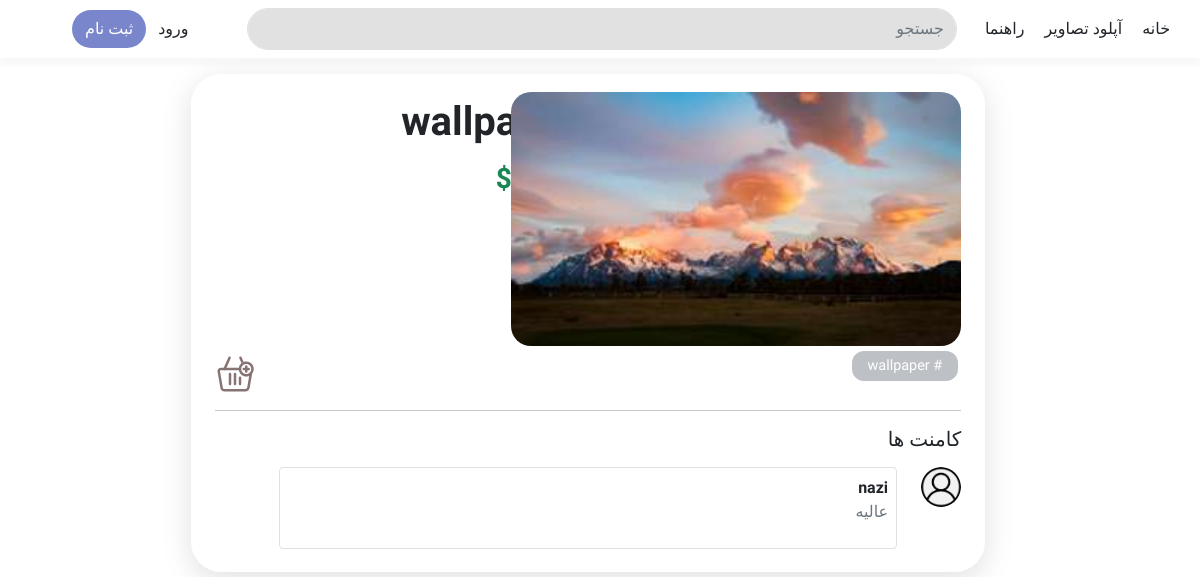
The page /image/16/ on the database its author committed.
### images/models.py (models this page shows, shortened)
class Image(models.Model):
    title = models.CharField(max_length=200)
    image = models.ImageField(upload_to='images/')
    description = models.TextField(blank=True)
    created_at = models.DateTimeField(auto_now_add=True)
    user = models.ForeignKey(User, related_name='images', on_delete=models.CASCADE)
    price = models.DecimalField(max_digits=10, decimal_places=2, null=True, blank=True)
    categories = models.ManyToManyField(Category, blank=True, related_name='images')
    low_quality_image = models.ImageField(upload_to='images/low_quality/', blank=True, null=True)

class Category(models.Model):
    name = models.CharField(max_length=255, unique=True)

class Comment(models.Model):
    image = models.ForeignKey(Image, related_name='comments', on_delete=models.CASCADE)
    user = models.ForeignKey(User, on_delete=models.CASCADE)
    text = models.TextField()
    created_at = models.DateTimeField(auto_now_add=True)

### images/views.py (the view)
# urls.py: path('image/<int:id>/', views.image_detail, name='image_detail'),
def image_detail(request, id):
    image = get_object_or_404(Image, id=id)
    categories = image.categories.all()
    if request.method == 'POST' and 'like' in request.POST:
        Like.objects.get_or_create(image=image, user=request.user)
        return redirect('image_detail', id=image.id)
    if request.method == 'POST' and 'comment' in request.POST:
        comment_form = CommentForm(request.POST)
        if comment_form.is_valid():
            comment = comment_form.save(commit=False)
            comment.image = image
            comment.user = request.user
            comment.save()
            return redirect('image_detail', id=image.id)
    else:
        comment_form = CommentForm()
    return render(request, 'images/image_detail.html', {'image': image, 'comment_form': comment_form, 'categories': categories})

### images/forms.py
class CommentForm(forms.ModelForm):
    class Meta:
        model = Comment
        fields = ['text']
        labels = {
            'text': 'نظر شما',  # متن دلخواه برای لیبل
        }
        widgets = {
            'text': forms.Textarea(attrs={'class': 'form-control'}),
        }

### images/templates/images/image_detail.html (shortened to what this page needs)
{% extends "base.html" %}
{% block content %}
{% load static %}
<div class="col-md-2"></div>
<div class="col-md-8 pt-2 pb-2 row pin-detail-container">
    <div class="col-md-6" style="display: flex; justify-content: space-between; flex-direction: column;">
        <div>
        <h1 class="mt-3 rtl-text"><b>{{ image.title }}</b></h1>
        <h3 class="mt-3 text-success rtl-text"><b>${{ image.price|floatformat:0 }}</b></h3>
        <div class="mt-3">
            {% if user.is_authenticated %}
            <form method="post" style="display: flex; flex-direction: row-reverse;">
                {% csrf_token %}
                <span>{{ image.likes.count }}</span>
                <button type="submit" name="like" style="background: white; border: 0;">
                    <img src="{% static 'like-icon-2048x1676-wjkvm94s.png' %}" width="30" >
                </button>
                {% else %}
                <div style="display: flex; flex-direction: row-reverse;">
                    <span>{{ image.likes.count }}</span>
                </div>
                {% endif %}
        </div>
        </div>
        {% if user.is_authenticated %}
            <form action="{% url 'add_to_cart' image.id %}" method="post" class="addtocart">
                {% csrf_token %}
                <a href="{% url 'add_to_cart' image.id %}"><svg width="40px" height="40px" viewBox="0 0 32 32" id="svg5" version="1.1" xmlns="http://www.w3.org/2000/svg" xmlns:svg="http://www.w3.org/2000/svg" fill="#000000"><g id="SVGRepo_bgCarrier" stroke-width="0"></g><g id="SVGRepo_tracerCarrier" stroke-linecap="round" stroke-linejoin="round"></g><g id="SVGRepo_iconCarrier"> <defs id="defs2"></defs> <g id="layer1" transform="translate(-12,-244)"> <path d="m 37,250.00586 c -2.960901,0 -5.434401,2.17093 -5.914062,5 H 16.628906 c -1.625268,0 -2.862846,1.51426 -2.58789,3.10156 l 2.27539,13.13672 c 0.278528,1.60786 1.699779,2.76172 3.3125,2.76172 h 16.767578 c 1.61436,0 3.012976,-1.16097 3.310547,-2.74805 a 1.0001,1.0001 0 0 0 0.002,-0.0137 l 1.998,-11.52731 C 42.515917,258.69406 43,257.40433 43,256.00586 c 0,-3.30186 -2.698143,-6 -6,-6 z m 0,2 c 2.220979,0 4,1.77902 4,4 0,2.22098 -1.779021,4 -4,4 -2.220979,0 -4,-1.77902 -4,-4 0,-2.22098 1.779021,-4 4,-4 z m -20.371094,5 h 14.457032 c 0.479661,2.82907 2.953161,5 5.914062,5 0.839976,0 1.639835,-0.17549 2.367188,-0.49024 l -1.625,9.375 c -0.122524,0.65348 -0.680468,1.11524 -1.345704,1.11524 H 19.628906 c -0.666872,0 -1.233178,-0.46327 -1.34375,-1.10156 l -2.27539,-13.13672 c -0.07374,-0.42572 0.201415,-0.76172 0.61914,-0.76172 z" id="path43283" style="color:#877373;fill:#877373;fill-rule:evenodd;stroke-linecap:round;stroke-linejoin:round;stroke-miterlimit:4.1;-inkscape-stroke:none"></path> <path d="m 23.304687,246.07227 a 1,1 0 0 0 -0.55664,0.52734 l -4,9 a 1,1 0 0 0 0.507812,1.32031 1,1 0 0 0 1.320313,-0.50781 l 4,-9 a 1,1 0 0 0 -0.507813,-1.32031 1,1 0 0 0 -0.763672,-0.0195 z" id="path43285" style="color:#877373;fill:#877373;fill-rule:evenodd;stroke-linecap:round;stroke-linejoin:round;stroke-miterlimit:4.1;-inkscape-stroke:none"></path> <path d="m 32.466797,246.01172 c -0.174002,-0.0184 -0.349776,0.009 -0.509766,0.0801 -0.50494,0.22425 -0.73234,0.81549 -0.507812,1.32031 l 1.759765,3.95898 c 0.516981,-0.42442 1.103473,-0.76593 1.742188,-1 l -1.675781,-3.77148 c -0.107652,-0.24238 -0.307179,-0.43207 -0.554688,-0.52734 -0.08163,-0.0312 -0.166989,-0.0515 -0.253906,-0.0606 z" id="path43287" style="color:#877373;fill:#877373;fill-rule:evenodd;stroke-linecap:round;stroke-linejoin:round;stroke-miterlimit:4.1;-inkscape-stroke:none"></path> <path d="m 28,259.00586 a 1,1 0 0 0 -1,1 v 8 a 1,1 0 0 0 1,1 1,1 0 0 0 1,-1 v -8 a 1,1 0 0 0 -1,-1 z" id="path43289" style="color:#877373;fill:#877373;fill-rule:evenodd;stroke-linecap:round;stroke-linejoin:round;stroke-miterlimit:4.1;-inkscape-stroke:none"></path> <path d="m 24,259.00586 a 1,1 0 0 0 -1,1 v 8 a 1,1 0 0 0 1,1 1,1 0 0 0 1,-1 v -8 a 1,1 0 0 0 -1,-1 z" id="path43291" style="color:#877373;fill:#877373;fill-rule:evenodd;stroke-linecap:round;stroke-linejoin:round;stroke-miterlimit:4.1;-inkscape-stroke:none"></path> <path d="m 32,262.00586 a 1,1 0 0 0 -1,1 v 5 a 1,1 0 0 0 1,1 1,1 0 0 0 1,-1 v -5 a 1,1 0 0 0 -1,-1 z" id="path43293" style="color:#877373;fill:#877373;fill-rule:evenodd;stroke-linecap:round;stroke-linejoin:round;stroke-miterlimit:4.1;-inkscape-stroke:none"></path> <path d="m 37,253.00586 a 1,1 0 0 0 -1,1 v 1 h -1 a 1,1 0 0 0 -1,1 1,1 0 0 0 1,1 h 1 v 1 a 1,1 0 0 0 1,1 1,1 0 0 0 1,-1 v -1 h 1 a 1,1 0 0 0 1,-1 1,1 0 0 0 -1,-1 h -1 v -1 a 1,1 0 0 0 -1,-1 z" id="path43297" style="color:#877373;fill:#877373;fill-rule:evenodd;stroke-linecap:round;stroke-linejoin:round;stroke-miterlimit:4.1;-inkscape-stroke:none"></path> </g> </g></svg></a>
            </form>
        {% else %}
            <div class="addtocart">
                <a href="{% url 'login' %}"></a>
            </div>
        {% endif %}
    </div>
    <div class="col-md-6 image-container" style="margin-bottom: 10px; display: flex; flex-direction: column; align-items: flex-end;">
        <div>
            <img src="{% url 'low_quality_image' image.id %}" class="pin-detail-img" alt="Low Quality Preview">
        </div>
        <div>
            {% for category in categories %}
                <p  class="badge text-white"># {{ category.name }}</p>
            {% endfor %}
        </div>
    </div>
    <div class="">
        <hr>
        <h5 style="text-align: right;">کامنت ها</h5>
        {% for comment in image.comments.all %}
        <div class="row mt-3" style="display: flex; flex-direction: row-reverse; margin-bottom: 15px;">
            <div class="col-md-1">
                {% if comment.user.profile.profile_picture %}
                        <img src="{{ comment.user.profile.profile_picture.url }}" class="rounded-circle" width="40" height="40">
                    {% else %}
                        <img src="{% static 'defaultprofile.png' %}" class="rounded-circle" width="40" height="40" alt="Default Profile">
                    {% endif %}
            </div>
            <div class="col-md-10">
                <div class="border p-2 rounded" style="text-align: right;">
                    <b>{{ comment.user.username }}</b>
                    <p class="text-muted" style="direction: rtl;">{{ comment.text }}</p>
                </div>
            </div>
        </div>
        {% endfor %}
    </div>
</div>
{% endblock %}

### static/css/main.css (style rules this page uses)
body { font-family: "Baloo Bhaijaan 2", sans-serif !important; line-height: 1.5; font-feature-settings: 'lnum' 0 !important; }
.pin-detail-container { box-shadow: rgba(100, 100, 111, 0.2) 0px 7px 29px 0px; border-radius: 30px; margin-bottom: 15px; }
.pin-detail-img { height: fit-content; width: 450px; border-radius: 20px; margin-left: -5px; margin-top: 10px; }
a { text-decoration: none; }
.image-container { position: relative; display: inline-block; }
.addtocart { margin-top: 80px; }
.rtl-text { text-align: right; }

### images/templates/images/image_detail.html (style rules this page uses)
.badge { display: inline-block; padding: 0.5rem 1rem; font-size: 0.9rem; font-weight: 500; border-radius: 12px; text-decoration: none; margin: 0.2rem; background-color: rgb(106 115 126 / 44%) !important; direction: rtl; margin-top :5px; }

### rows shown on the page
Image: title "wallpaper"
Category: name "wallpaper"
Comment: user.username "nazi", text "عالیه"
